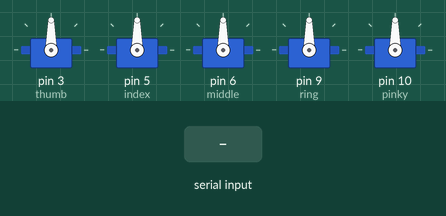
The sketch below on a simulated Arduino Uno, built with avr-gcc and run on an emulated ATmega328P. On the bench: 5 × servo. The test bench sets the inputs (shaded band).

Above: at 1.7 s.
1.8 s: "90,45\n" received over Serial
At 2.6 s:
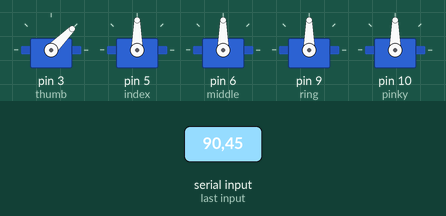
3.3 s: "30,150\n" received over Serial
At 3.8 s:
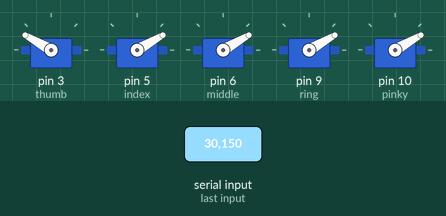
Timing chart, 0 to 6.3 s (numbered marks = the images above; inputs shaded):
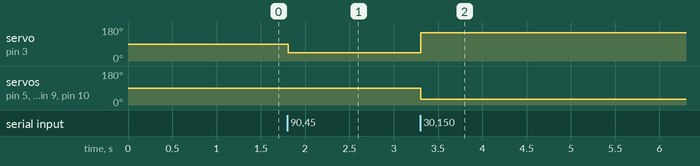

The sketch:

receiver.ino
```cpp
/*
 * Bionic Arm - Receiver Side
 * Receives gesture data over Bluetooth and drives servo motors
 * Wiring:
 *   HC-05 TX    -> D0 (RX)
 *   HC-05 RX    -> D1 (TX) via voltage divider
 *   Servo 1     -> D3  (Thumb)
 *   Servo 2     -> D5  (Index finger)
 *   Servo 3     -> D6  (Middle finger)
 *   Servo 4     -> D9  (Ring finger)
 *   Servo 5     -> D10 (Pinky finger)
 */

#include <Servo.h>
#include <stdio.h>

Servo thumb;
Servo index;
Servo middle;
Servo ring;
Servo pinky;

const uint8_t DEADBAND = 3;
const uint8_t RX_BUFFER_SIZE = 24;

int prevRoll = 90;
int prevPitch = 90;

char rxBuffer[RX_BUFFER_SIZE];
uint8_t rxIndex = 0;

void setAllServos(int angle) {
  thumb.write(angle);
  index.write(angle);
  middle.write(angle);
  ring.write(angle);
  pinky.write(angle);
}

bool readPacket(int &roll, int &pitch) {
  while (Serial.available() > 0) {
    char c = (char)Serial.read();

    if (c == '\r') {
      continue;
    }

    if (c == '\n') {
      rxBuffer[rxIndex] = '\0';
      rxIndex = 0;

      int parsedRoll = 0;
      int parsedPitch = 0;
      if (sscanf(rxBuffer, "%d,%d", &parsedRoll, &parsedPitch) == 2) {
        roll = parsedRoll;
        pitch = parsedPitch;
        return true;
      }
      return false;
    }

    if (rxIndex < RX_BUFFER_SIZE - 1) {
      rxBuffer[rxIndex++] = c;
    } else {
      // Overflow: drop the partial line and start again.
      rxIndex = 0;
    }
  }

  return false;
}

void setup() {
  Serial.begin(9600);

  thumb.attach(3);
  index.attach(5);
  middle.attach(6);
  ring.attach(9);
  pinky.attach(10);

  // Start all fingers at neutral (half-open).
  setAllServos(90);
  delay(500);
}

void loop() {
  int roll = 0;
  int pitch = 0;

  if (!readPacket(roll, pitch)) {
    return;
  }

  roll = constrain(roll, 0, 180);
  pitch = constrain(pitch, 0, 180);

  // Ignore tiny changes to reduce servo jitter.
  if (abs(roll - prevRoll) < DEADBAND) {
    roll = prevRoll;
  }
  if (abs(pitch - prevPitch) < DEADBAND) {
    pitch = prevPitch;
  }

  prevRoll = roll;
  prevPitch = pitch;

  // Roll controls the four fingers; pitch controls the thumb.
  int fingerAngle = roll;
  int thumbAngle = pitch;

  thumb.write(thumbAngle);
  index.write(fingerAngle);
  middle.write(fingerAngle);
  ring.write(fingerAngle);
  pinky.write(fingerAngle);
}
```

Measured:
- after the input at 1.8 s, servo on pin 3 (thumb): 90° → 45° at once
- after the input at 3.3 s, servo on pin 3 (thumb): 45° → 150° at once; servo on pin 5 (index), servo on pin 6 (middle), servo on pin 9 (ring), servo on pin 10 (pinky): 90° → 30° at once
